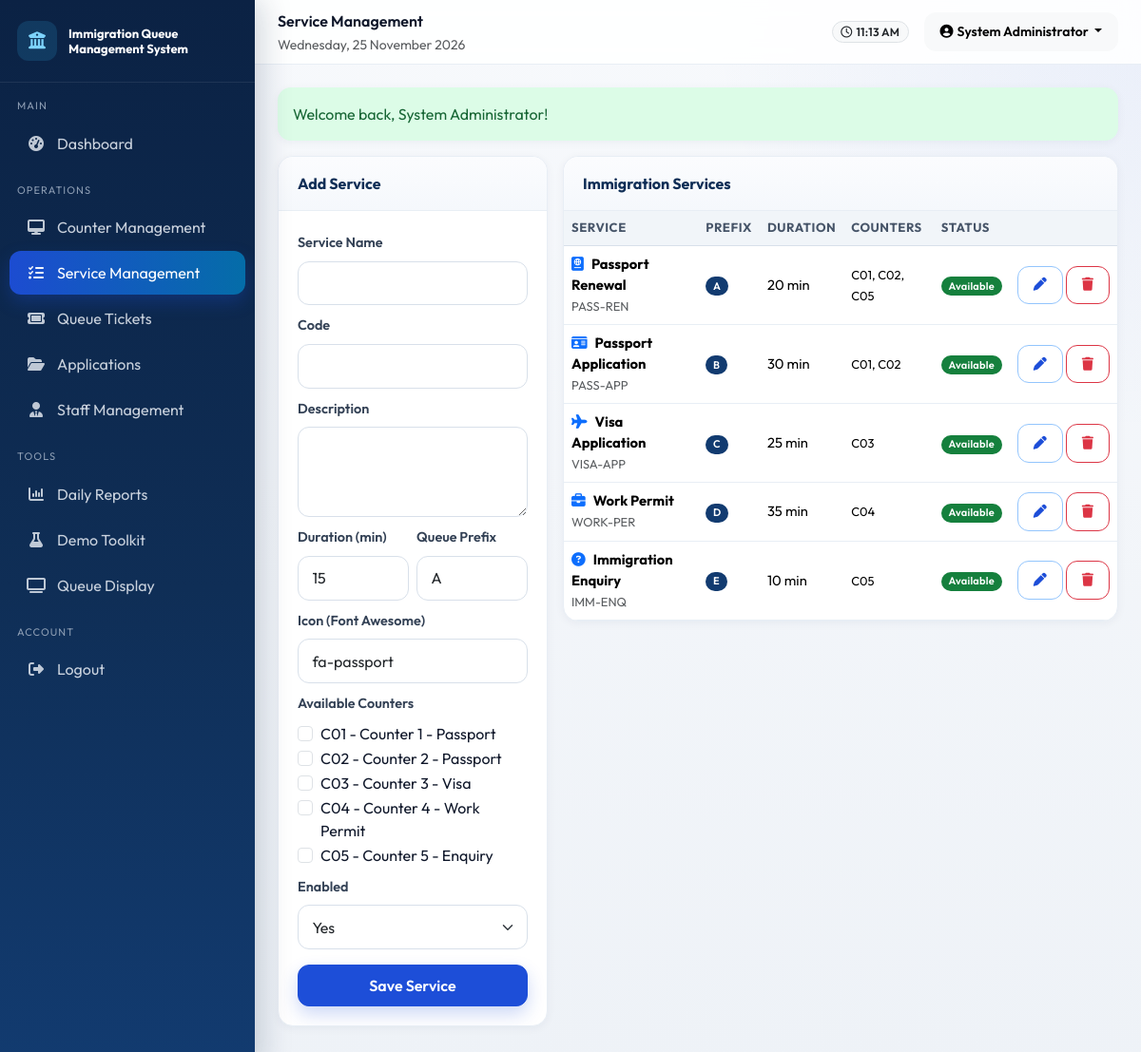
Screenshot of /admin/services.php (signed in) with the database file from the repository.
### tables this page shows
CREATE TABLE users (
    id INT UNSIGNED AUTO_INCREMENT PRIMARY KEY,
    full_name VARCHAR(150) NOT NULL,
    ic_passport VARCHAR(50) NOT NULL,
    email VARCHAR(150) NOT NULL UNIQUE,
    phone VARCHAR(30) DEFAULT NULL,
    password VARCHAR(255) NOT NULL,
    role ENUM('admin','staff','public') NOT NULL DEFAULT 'public',
    is_active TINYINT(1) NOT NULL DEFAULT 1,
    last_login DATETIME DEFAULT NULL,
    created_at DATETIME NOT NULL DEFAULT CURRENT_TIMESTAMP,
    updated_at DATETIME NOT NULL DEFAULT CURRENT_TIMESTAMP ON UPDATE CURRENT_TIMESTAMP,
    INDEX idx_users_role (role),
    INDEX idx_users_email (email)
);

CREATE TABLE counters (
    id INT UNSIGNED AUTO_INCREMENT PRIMARY KEY,
    counter_number VARCHAR(20) NOT NULL UNIQUE,
    counter_name VARCHAR(100) NOT NULL,
    status ENUM('available','serving','offline') NOT NULL DEFAULT 'offline',
    is_active TINYINT(1) NOT NULL DEFAULT 1,
    created_at DATETIME NOT NULL DEFAULT CURRENT_TIMESTAMP,
    updated_at DATETIME NOT NULL DEFAULT CURRENT_TIMESTAMP ON UPDATE CURRENT_TIMESTAMP
);

CREATE TABLE services (
    id INT UNSIGNED AUTO_INCREMENT PRIMARY KEY,
    name VARCHAR(100) NOT NULL,
    code VARCHAR(20) NOT NULL UNIQUE,
    description TEXT,
    estimated_duration INT NOT NULL DEFAULT 15 COMMENT 'minutes',
    queue_prefix CHAR(1) NOT NULL DEFAULT 'A',
    icon VARCHAR(50) DEFAULT 'fa-passport',
    is_active TINYINT(1) NOT NULL DEFAULT 1,
    created_at DATETIME NOT NULL DEFAULT CURRENT_TIMESTAMP,
    updated_at DATETIME NOT NULL DEFAULT CURRENT_TIMESTAMP ON UPDATE CURRENT_TIMESTAMP
);

### config/database.php (called while the page is built, shortened)
<?php
function db(): PDO
{
    static $pdo = null;
    if ($pdo instanceof PDO) {
        return $pdo;
    }
    $options = [
        PDO::ATTR_ERRMODE => PDO::ERRMODE_EXCEPTION,
        PDO::ATTR_DEFAULT_FETCH_MODE => PDO::FETCH_ASSOC,
        PDO::ATTR_EMULATE_PREPARES => false,
    ];
    try {
        $dsn = 'mysql:host=' . DB_HOST . ';port=' . DB_PORT . ';dbname=' . DB_NAME . ';charset=' . DB_CHARSET;
        $pdo = new PDO($dsn, DB_USER, DB_PASS, $options);
    } catch (PDOException $e) {
        http_response_code(500);
        die('Database connection failed. Please import database/immigration_queue_system.sql via phpMyAdmin or MySQL CLI.');
    }
    return $pdo;
}

### admin/services.php (the view, shortened to what this page needs)
<?php
require_once dirname(__DIR__) . '/includes/functions.php';
$user = require_login('admin');
$pdo = db();
$counters = $pdo->query('SELECT * FROM counters WHERE is_active=1 ORDER BY counter_number')->fetchAll();
$services = $pdo->query("SELECT s.*,
  (SELECT GROUP_CONCAT(c.counter_number SEPARATOR ', ') FROM counter_services cs JOIN counters c ON c.id = cs.counter_id WHERE cs.service_id = s.id) AS counters
  FROM services s ORDER BY s.id")->fetchAll();
$edit = null; $editCounters = [];
$pageTitle = 'Service Management';
require dirname(__DIR__) . '/includes/header.php';
?>
<div class="app-shell">
<?php require dirname(__DIR__) . '/includes/sidebar.php'; ?>
<div class="main-content">
<?php require dirname(__DIR__) . '/includes/navbar.php'; ?>
<div class="page-body">
<?php $flash = get_flash(); if ($flash): ?><div class="alert alert-<?= e($flash['type']) ?>"><?= e($flash['message']) ?></div><?php endif; ?>
<div class="row g-3">
  <div class="col-lg-4">
    <div class="card-panel">
      <div class="card-panel-header"><?= $edit ? 'Edit Service' : 'Add Service' ?></div>
      <div class="card-panel-body">
        <form method="post">
          <div class="mb-2"><label class="form-label">Service Name</label><input class="form-control" name="name" required value="<?= e($edit['name'] ?? '') ?>"></div>
          <div class="mb-2"><label class="form-label">Code</label><input class="form-control" name="code" required value="<?= e($edit['code'] ?? '') ?>"></div>
          <div class="mb-2"><label class="form-label">Description</label><textarea class="form-control" name="description" rows="3"><?= e($edit['description'] ?? '') ?></textarea></div>
          <div class="row g-2 mb-2">
            <div class="col-6"><label class="form-label">Duration (min)</label><input type="number" class="form-control" name="estimated_duration" value="<?= (int)($edit['estimated_duration'] ?? 15) ?>"></div>
            <div class="col-6"><label class="form-label">Queue Prefix</label><input class="form-control" name="queue_prefix" maxlength="1" value="<?= e($edit['queue_prefix'] ?? 'A') ?>"></div>
          </div>
          <div class="mb-2"><label class="form-label">Icon (Font Awesome)</label><input class="form-control" name="icon" value="<?= e($edit['icon'] ?? 'fa-passport') ?>"></div>
          <div class="mb-2"><label class="form-label">Available Counters</label>
            <?php foreach ($counters as $c): ?>
              <div class="form-check"><input class="form-check-input" type="checkbox" name="counters[]" value="<?= (int)$c['id'] ?>" <?= in_array((int)$c['id'], $editCounters, true) ? 'checked' : '' ?>><label class="form-check-label"><?= e($c['counter_number'] . ' - ' . $c['counter_name']) ?></label></div>
            <?php endforeach; ?>
          </div>
          <div class="mb-3"><label class="form-label">Enabled</label>
            <select class="form-select" name="is_active"><option value="1" <?= ((int)($edit['is_active'] ?? 1)===1)?'selected':'' ?>>Yes</option></select>
          </div>
          <button class="btn btn-primary w-100">Save Service</button>
        </form>
      </div>
    </div>
  </div>
  <div class="col-lg-8">
    <div class="card-panel">
      <div class="card-panel-header">Immigration Services</div>
      <div class="card-panel-body p-0 table-responsive">
        <table class="table mb-0">
          <thead><tr><th>Service</th><th>Prefix</th><th>Duration</th><th>Counters</th><th>Status</th><th></th></tr></thead>
          <tbody>
          <?php foreach ($services as $s): ?>
            <tr>
              <td><i class="fa-solid <?= e($s['icon']) ?> me-2 text-primary"></i><strong><?= e($s['name']) ?></strong><br><small class="text-muted"><?= e($s['code']) ?></small></td>
              <td><span class="badge bg-navy" style="background:#123B70"><?= e($s['queue_prefix']) ?></span></td>
              <td><?= (int)$s['estimated_duration'] ?> min</td>
              <td><small><?= e($s['counters'] ?? '-') ?></small></td>
              <td><?= (int)$s['is_active'] ? status_badge('available') : status_badge('offline') ?></td>
              <td class="text-nowrap">
                <a class="btn btn-sm btn-outline-primary" href="?edit=<?= (int)$s['id'] ?>"><i class="fa-solid fa-pen"></i></a>
                <form method="post" class="d-inline" onsubmit="return confirm('Delete service?')"><button class="btn btn-sm btn-outline-danger"><i class="fa-solid fa-trash"></i></button></form>
              </td>
            </tr>
          <?php endforeach; ?>
          </tbody>
        </table>
      </div>
    </div>
  </div>
</div>
</div></div></div>
<?php require dirname(__DIR__) . '/includes/footer.php'; ?>

### includes/navbar.php (shortened to what this page needs)
<?php $user = $user ?? current_user(); ?>
<header class="topbar">
  <div class="d-flex align-items-center gap-3">
    <div>
      <div class="fw-semibold text-navy"><?= e($pageHeading ?? $pageTitle ?? 'Dashboard') ?></div>
      <small class="text-muted"><?= e($pageSubtitle ?? date('l, d F Y')) ?></small>
    </div>
  </div>
  <div class="d-flex align-items-center gap-3">
    <span class="badge bg-light text-dark border">
      <i class="fa-regular fa-clock me-1"></i><?= date('h:i A') ?>
    </span>
    <div class="dropdown">
      <button class="btn btn-sm btn-light dropdown-toggle" data-bs-toggle="dropdown">
        <i class="fa-solid fa-user-circle me-1"></i><?= e($user['full_name'] ?? 'User') ?>
      </button>
    </div>
  </div>
</header>

### includes/functions.php (shortened to what this page needs)
<?php
require_once dirname(__DIR__) . '/config/database.php';
function e(?string $value): string
{
    return htmlspecialchars((string)$value, ENT_QUOTES, 'UTF-8');
}
function get_flash(): ?array
{
    $flash = $_SESSION['flash'];
    return $flash;
}
function status_badge(string $status): string
{
    $map = [
        'waiting' => 'warning',
        'serving' => 'primary',
        'completed' => 'success',
        'skipped' => 'secondary',
        'cancelled' => 'danger',
        'no_show' => 'dark',
        'pending' => 'warning',
        'confirmed' => 'info',
        'checked_in' => 'primary',
        'under_review' => 'info',
        'approved' => 'success',
        'rejected' => 'danger',
        'additional_docs' => 'warning',
        'available' => 'success',
        'offline' => 'secondary',
        'online' => 'success',
        'break' => 'warning',
    ];
    $class = $map[$status] ?? 'secondary';
    $label = ucwords(str_replace('_', ' ', $status));
    return '<span class="badge bg-' . $class . '">' . e($label) . '</span>';
}
function current_user(): ?array
{
    static $cached = null;
    if ($cached && (int)$cached['id'] === (int)$_SESSION['user_id']) {
        return $cached;
    }
    $stmt = db()->prepare('SELECT * FROM users WHERE id = ? AND is_active = 1 LIMIT 1');
    $stmt->execute([(int)$_SESSION['user_id']]);
    $user = $stmt->fetch();
    $cached = $user;
    return $user;
}
function require_login(string $role = ''): array
{
    $user = current_user();
    return $user;
}

### assets/css/style.css (style rules this page uses)
:root { --primary-navy: #0F2E56; --secondary-blue: #1D4ED8; --accent-teal: #0F766E; --accent-sky: #0284C7; --light-bg: #EEF2F7; --surface: #FFFFFF; --border: #D8E0EA; --border-soft: #E8EEF5; --success: #15803D; --success-soft: #DCFCE7; --warning: #B45309; --warning-soft: #FEF3C7; --danger: #B91C1C; --danger-soft: #FEE2E2; --info: #0369A1; --info-soft: #E0F2FE; --text: #0F172A; --text-muted: #64748B; --sidebar-width: 268px; --topbar-height: 68px; --radius: 16px; --shadow: 0 8px 24px rgba(15, 46, 86, .08); --shadow-sm: 0 2px 10px rgba(15, 46, 86, .05); }
* { box-sizing: border-box; }
body { font-family: "Outfit", "Segoe UI", Tahoma, sans-serif; background: radial-gradient(circle at top right, rgba(29,78,216,.06), transparent 28%), linear-gradient(180deg, #F7F9FC 0%, var(--light-bg) 100%); color: var(--text); margin: 0; min-height: 100vh; }
a { text-decoration: none; color: var(--secondary-blue); }
.form-control, .form-select { border-radius: 12px; border-color: var(--border); padding: .65rem .9rem; box-shadow: none !important; }
.form-label { font-weight: 600; color: #334155; font-size: .9rem; }
.btn { border-radius: 12px; font-weight: 600; padding: .55rem 1rem; transition: transform .15s ease, box-shadow .15s ease, background .15s ease; }
.btn-primary { background: var(--secondary-blue); border-color: var(--secondary-blue); box-shadow: 0 8px 18px rgba(29,78,216,.22); }
.btn-outline-primary { color: var(--secondary-blue); border-color: #93C5FD; background: #fff; }
.badge { font-weight: 600; letter-spacing: .02em; border-radius: 999px; padding: .4em .7em; }
.bg-success { background-color: #15803D !important; }
.alert { border: none; border-radius: 14px; box-shadow: var(--shadow-sm); }
.alert-success { background: var(--success-soft); color: #166534; }
.app-shell { display: flex; min-height: 100vh; }
.main-content { margin-left: var(--sidebar-width); flex: 1; min-width: 0; }
.topbar { height: var(--topbar-height); background: rgba(255,255,255,.88); backdrop-filter: blur(10px); border-bottom: 1px solid var(--border-soft); display: flex; align-items: center; justify-content: space-between; padding: 0 24px; position: sticky; top: 0; z-index: 1020; }
.page-body { padding: 24px; }
.card-panel { background: var(--surface); border-radius: var(--radius); box-shadow: var(--shadow-sm); border: 1px solid var(--border-soft); margin-bottom: 20px; overflow: hidden; }
.card-panel .card-panel-header { padding: 16px 20px; border-bottom: 1px solid var(--border-soft); display: flex; justify-content: space-between; align-items: center; font-weight: 700; color: var(--primary-navy); background: linear-gradient(180deg, #FBFCFE, #F5F8FC); }
.card-panel .card-panel-body { padding: 20px; }
.table { --bs-table-bg: transparent; }
.table thead th { background: #F1F5F9; color: #475569; font-weight: 700; font-size: .82rem; text-transform: uppercase; letter-spacing: .04em; border-bottom: 1px solid var(--border); white-space: nowrap; }
.table td { vertical-align: middle; font-size: .92rem; border-color: var(--border-soft); }

### rows the page displays
users: full_name "System Administrator"
counters: counter_number+counter_name "C01 - Counter 1 - Passport"
counters: counter_number+counter_name "C02 - Counter 2 - Passport"
counters: counter_number+counter_name "C03 - Counter 3 - Visa"
counters: counter_number+counter_name "C04 - Counter 4 - Work Permit"
counters: counter_number+counter_name "C05 - Counter 5 - Enquiry"
services: name "Passport Renewal", code "PASS-REN", queue_prefix "A", estimated_duration "20", counters "C01, C02, C05"
services: name "Passport Application", code "PASS-APP", queue_prefix "B", estimated_duration "30", counters "C01, C02"
services: name "Visa Application", code "VISA-APP", queue_prefix "C", estimated_duration "25", counters "C03"
services: name "Work Permit", code "WORK-PER", queue_prefix "D", estimated_duration "35", counters "C04"
services: name "Immigration Enquiry", code "IMM-ENQ", queue_prefix "E", estimated_duration "10", counters "C05"

### other values shown
$pageHeading "Service Management"
$pageSubtitle "Wednesday, 25 November 2026"
$flash['message'] "Welcome back, System Administrator!"
